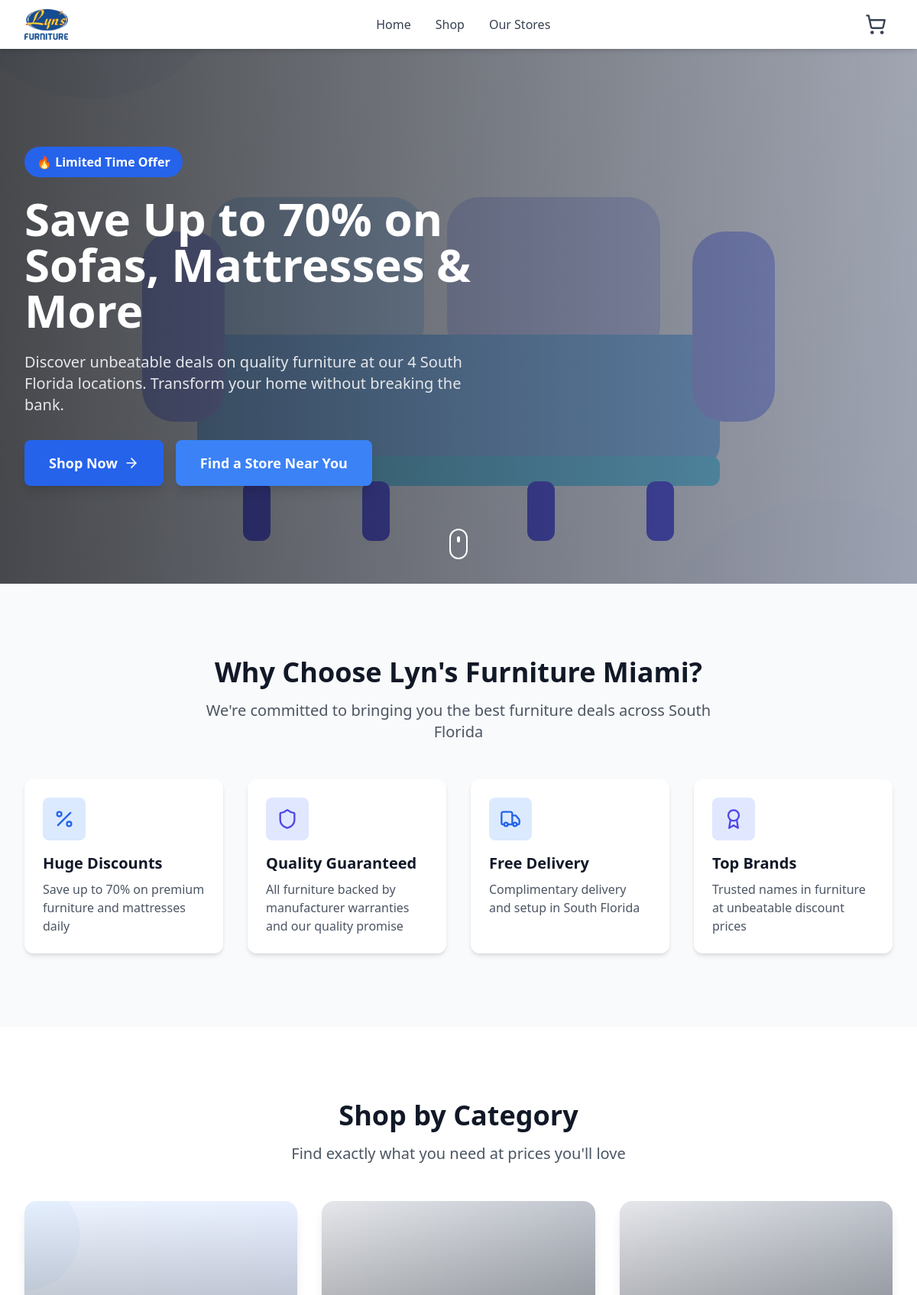
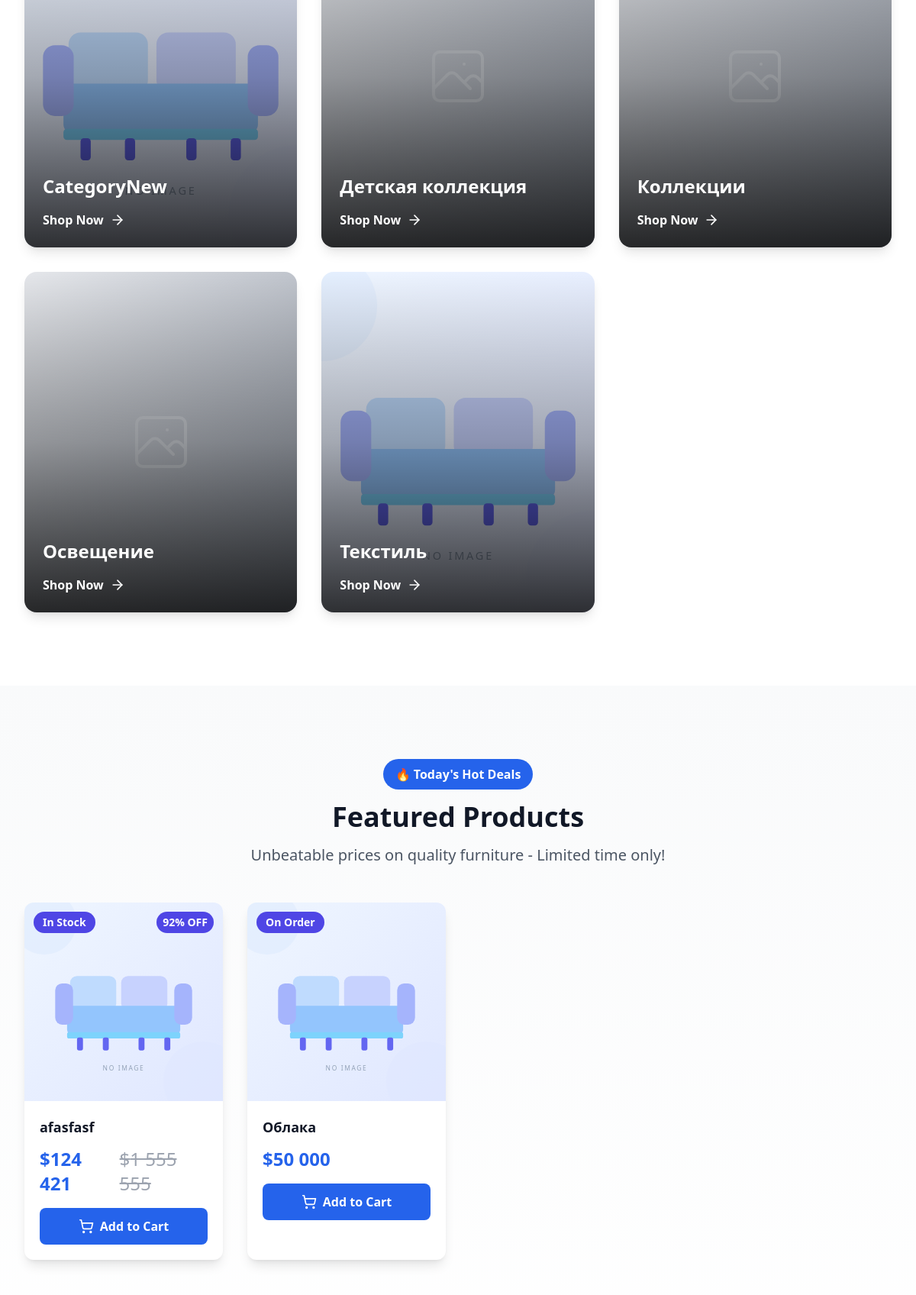
The page / (upper part) on the database its author committed (2 pictures, top to bottom).
### catalog/models.py (models this page shows, shortened)
class Category(models.Model):
    name = models.CharField(
        max_length=200,
        verbose_name=_('Name')
    )
    slug = models.SlugField(
        max_length=200,
        unique=True,
        verbose_name=_('URL')
    )
    image = models.ImageField(
        upload_to='categories/%Y/%m/%d/',
        blank=True,
        null=True,
        verbose_name=_('Image')
    )
    is_active = models.BooleanField(
        default=True,
        verbose_name=_('Active')
    )
    created_at = models.DateTimeField(
        auto_now_add=True,
        verbose_name=_('Created at')
    )
    class Meta:
        verbose_name = _('Category')
        verbose_name_plural = _('Categories')
        ordering = ['name']

class Product(models.Model):
    IN_STOCK = 'in_stock'
    ON_ORDER = 'on_order'
    BEST_SELLER = 'best_seller'
    NEW_ARRIVAL = 'new_arrival'
    HOT_DEAL = 'hot_deal'
    LIMITED_STOCK = 'limited_stock'
    STATUS_CHOICES = [
        (IN_STOCK, _('In Stock')),
        (ON_ORDER, _('On Order')),
        (BEST_SELLER, _('Best Seller')),
        (NEW_ARRIVAL, _('New Arrival')),
        (HOT_DEAL, _('Hot Deal')),
        (LIMITED_STOCK, _('Limited Stock')),
    ]
    category = models.ForeignKey(
        Category,
        on_delete=models.CASCADE,
        related_name='products',
        verbose_name=_('Category')
    )
    name = models.CharField(
        max_length=200,
        verbose_name=_('Name')
    )
    slug = models.SlugField(
        max_length=200,
        unique=True,
        verbose_name=_('URL')
    )
    description = models.TextField(
        verbose_name=_('Description')
    )
    price = models.DecimalField(
        max_digits=10,
        decimal_places=2,
        verbose_name=_('Sale price')
    )
    price_before_discount = models.DecimalField(
        max_digits=10,
        decimal_places=2,
        blank=True,
        null=True,
        verbose_name=_('Original price')
    )
    status = models.CharField(
        max_length=20,
        choices=STATUS_CHOICES,
        default=IN_STOCK,
        verbose_name=_('Status')
    )
    is_active = models.BooleanField(
        default=True,
        verbose_name=_('Active')
    )
    is_featured = models.BooleanField(
        default=False,
        verbose_name=_('Featured')
    )
    created_at = models.DateTimeField(
        auto_now_add=True,
        verbose_name=_('Created at')
    )
    class Meta:
        verbose_name = _('Product')
        verbose_name_plural = _('Products')
        ordering = ['-created_at']
    def get_primary_image_url(self):
        primary_image = self.gallery_images.filter(is_primary=True).first()
        if primary_image:
            return primary_image.image.url
        first_image = self.gallery_images.first()
        if first_image:
            return first_image.image.url
        return '/static/images/placeholder.jpg'
    def get_discount_percent(self):
        if self.price_before_discount and self.price_before_discount > self.price:
            discount = (self.price_before_discount - self.price) / self.price_before_discount * 100
            return round(discount)
        return None

### catalog/views.py (the view)
# urls.py: path('', views.home_view, name='home'),
def home_view(request):
    categories = Category.objects.filter(is_active=True)
    featured_products = Product.objects.filter(is_active=True, is_featured=True)[:8]
    context = {
        'categories': categories,
        'featured_products': featured_products
    }
    return render(request, 'catalog/home.html', context)

### cart/cart.py (called while the page is built)
    def __len__(self):
        return sum(item['quantity'] for item in self.cart.values())

### cart/context_processors.py (called while the page is built)
def cart(request):
    cart = Cart(request)
    return {'cart_count': len(cart)}

### catalog/templatetags/price_filters.py (called while the page is built)
@register.filter
def price_format(value):
    if value is None:
        return ''
    try:
        d = Decimal(str(value))
        if d == d.to_integral_value():
            return f'{int(d):,}'.replace(',', ' ')
        formatted = f'{float(d):,.2f}'.rstrip('0')
        integer_part, decimal_part = formatted.split('.')
        integer_part = integer_part.replace(',', ' ')
        return f'{integer_part}.{decimal_part}'
    except (ValueError, TypeError):
        return str(value)

### templates/catalog/home.html (shortened to what this page needs)
{% extends 'base.html' %}
{% block content %}
<div class="min-h-screen bg-white">
    {% include 'partials/hero.html' %}
    {% include 'partials/benefits.html' %}
    {% include 'partials/categories.html' %}
    {% include 'partials/featured_deals.html' %}
</div>
{% endblock %}

### templates/partials/categories.html (shortened to what this page needs)
<section id="categories" class="py-16 lg:py-24 bg-white">
    <div class="max-w-7xl mx-auto px-4 sm:px-6 lg:px-8">
        <div class="text-center mb-12">
            <h2 class="text-3xl lg:text-4xl font-bold text-gray-900 mb-4">
                Shop by Category
            </h2>
            <p class="text-xl text-gray-600 max-w-2xl mx-auto">
                Find exactly what you need at prices you'll love
            </p>
        </div>
        {% if categories %}
        <div class="grid grid-cols-1 md:grid-cols-3 gap-8">
            {% for category in categories %}
            <a href="{% url 'catalog:product_list' category.slug %}" class="group relative overflow-hidden rounded-2xl shadow-lg hover:shadow-2xl transition-all duration-300 cursor-pointer block">
                <div class="aspect-[4/5] overflow-hidden">
                    {% if category.image %}
                    <img
                        src="{{ category.image.url }}"
                        alt="{{ category.name }}"
                        class="w-full h-full object-cover group-hover:scale-110 transition-transform duration-500"
                    />
                    {% else %}
                    <div class="w-full h-full bg-gradient-to-br from-gray-200 to-gray-400 flex items-center justify-center group-hover:scale-110 transition-transform duration-500">
                    </div>
                    {% endif %}
                    <div class="absolute inset-0 bg-gradient-to-t from-black/80 via-black/30 to-transparent"></div>
                </div>
                <div class="absolute bottom-0 left-0 right-0 p-6 text-white">
                    <h3 class="text-2xl font-bold mb-4">
                        {{ category.name }}
                    </h3>
                    <span class="flex items-center gap-2 text-white font-semibold group-hover:gap-3 transition-all">
                        Shop Now
                        <svg class="w-5 h-5" xmlns="http://www.w3.org/2000/svg" width="24" height="24" viewBox="0 0 24 24" fill="none" stroke="currentColor" stroke-width="2" stroke-linecap="round" stroke-linejoin="round"><path d="M5 12h14"/><path d="m12 5 7 7-7 7"/></svg>
                    </span>
                </div>
            </a>
            {% endfor %}
        </div>
        {% else %}
        <div class="text-center py-12 text-gray-500">
            <p class="text-xl">No categories available yet.</p>
        </div>
        {% endif %}
    </div>
</section>

### templates/partials/featured_deals.html (shortened to what this page needs)
{% load price_filters %}
<section class="py-16 lg:py-24 bg-gradient-to-b from-gray-50 to-white">
    <div class="max-w-7xl mx-auto px-4 sm:px-6 lg:px-8">
        <div class="text-center mb-12">
            <div class="inline-block bg-blue-600 text-white px-4 py-2 rounded-full mb-4">
                <span class="font-semibold">🔥 Today's Hot Deals</span>
            </div>
            <h2 class="text-3xl lg:text-4xl font-bold text-gray-900 mb-4">
                Featured Products
            </h2>
            <p class="text-xl text-gray-600 max-w-2xl mx-auto">
                Unbeatable prices on quality furniture - Limited time only!
            </p>
        </div>
        {% if featured_products %}
        <div class="grid grid-cols-1 sm:grid-cols-2 lg:grid-cols-4 gap-8">
            {% for product in featured_products %}
            {% url 'catalog:product_list' product.category.slug as category_url %}
            <a href="{{ category_url }}?open={{ product.slug }}"
               class="bg-white rounded-xl shadow-lg overflow-hidden hover:shadow-2xl transition-all duration-300 group block">
                <div class="relative aspect-square overflow-hidden">
                    <img
                        src="{{ product.get_primary_image_url }}"
                        alt="{{ product.name }}"
                        class="w-full h-full object-cover group-hover:scale-110 transition-transform duration-500"
                    />
                    <div class="absolute top-3 left-3 bg-indigo-600 text-white px-3 py-1 rounded-full text-sm font-semibold">
                        {{ product.get_status_display }}
                    </div>
                    {% if product.get_discount_percent %}
                    <div class="absolute top-3 right-3 bg-indigo-600 text-white px-2 py-1 rounded-full text-sm font-bold">
                        {{ product.get_discount_percent }}% OFF
                    </div>
                    {% endif %}
                </div>
                <div class="p-5">
                    <h3 class="text-lg font-semibold text-gray-900 mb-3">
                        {{ product.name }}
                    </h3>
                    <div class="flex items-baseline gap-2 mb-4">
                        <span class="text-2xl font-bold text-blue-600">${{ product.price|price_format }}</span>
                        {% if product.price_before_discount %}
                        <span class="text-2xl text-gray-400 line-through">${{ product.price_before_discount|price_format }}</span>
                        {% endif %}
                    </div>
                    <div class="w-full bg-blue-600 hover:bg-blue-700 text-white py-3 rounded-lg font-semibold flex items-center justify-center gap-2 transition-all">
                        Add to Cart
                    </div>
                </div>
            </a>
            {% endfor %}
        </div>
        {% else %}
        <div class="text-center py-12 text-gray-500">
            <p class="text-xl">No products available yet.</p>
        </div>
        {% endif %}
    </div>
</section>

### templates/base.html (style rules this page uses)
:root { --font-size: 16px; --background: #ffffff; --foreground: oklch(0.145 0 0); --card: #ffffff; --card-foreground: oklch(0.145 0 0); --popover: oklch(1 0 0); --popover-foreground: oklch(0.145 0 0); --primary: #030213; --primary-foreground: oklch(1 0 0); --secondary: oklch(0.95 0.0058 264.53); --secondary-foreground: #030213; --muted: #ececf0; --muted-foreground: #717182; --accent: #e9ebef; --accent-foreground: #030213; --destructive: #d4183d; --destructive-foreground: #ffffff; --border: rgba(0, 0, 0, 0.1); --input: transparent; --input-background: #f3f3f5; --switch-background: #cbced4; --font-weight-medium: 500; --font-weight-normal: 400; --ring: oklch(0.708 0 0); --chart-1: oklch(0.646 0.222 41.116); --chart-2: oklch(0.6 0.118 184.704); --chart-3: oklch(0.398 0.07 227.392); --chart-4: oklch(0.828 0.189 84.429); --chart-5: oklch(0.769 0.188 70.08); --radius: 0.625rem; --sidebar: oklch(0.985 0 0); --sidebar-foreground: oklch(0.145 0 0); --sidebar-primary: #030213; --sidebar-primary-foreground: oklch(0.985 0 0); --sidebar-accent: oklch(0.97 0 0); --sidebar-accent-foreground: oklch(0.205 0 0); --sidebar-border: oklch(0.922 0 0); --sidebar-ring: oklch(0.708 0 0); }
* { border-color: var(--border); }
html { font-size: var(--font-size); }
body { background-color: var(--background); color: var(--foreground); }
h2 { font-weight: var(--font-weight-medium); }
h3 { font-weight: var(--font-weight-medium); }

### rows shown on the page
Category: name "CategoryNew"
Category: name "Детская коллекция"
Category: name "Коллекции"
Category: name "Освещение"
Category: name "Текстиль"
Product: status "In Stock", get_discount_percent "92", name "afasfasf", price "124 421", price_before_discount "1 555 555"
Product: status "On Order", name "Облака", price "50 000"
